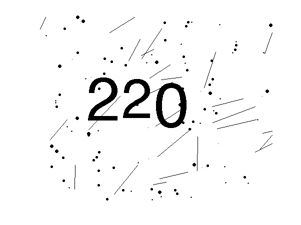
%> input picture imagedata/train_0015.png, 301 x 225 px
$ octave --eval "result = myclassifier(imread('imagedata/train_0015.png'));"   (GNU Octave 9; MATLAB toolbox functions it lacks are replaced by stand-ins)
%> lines starting %> are read from the running program, lines starting %| are printed output that depends on the picture; in (x1, y1, x2, y2) boxes, pixels count from 0 and x2, y2 are one past the last pixel; in counts of white or black regions, pixels touching at a corner belong together; the program's own positions count from 1
function S = myclassifier(im)
%clear;
%close all;
%
%This baseline classifier tries to guess... so should score about (3^3)^-1
%on average, approx. a 4% chance of guessing the correct answer.

I = im;
%> I is the input picture: size 225x301 uint8; min 0, max 255, mean 246.4

%imshow(I);
thres = graythresh(I);
%> thres = 0.58
bin = imbinarize(I);
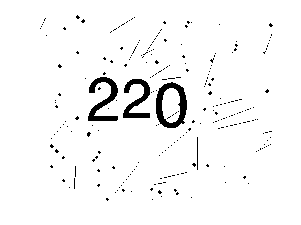
%> bin: size 225x301 logical; 96.4% white; 246 black regions (242 under 20 px), largest, box (x1, y1, x2, y2) and area: (156, 82, 187, 128) 638, (88, 77, 118, 121) 553, (123, 79, 150, 118) 473, (197, 137, 198, 170) 33
%figure(1);
%imshowpair(I,bin,'montage');
Idist=bwdist(I,'cityblock');
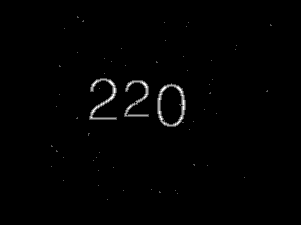
%> Idist: size 225x301 single; min 0, max 3, mean 0.0275; drawn with min black and max white
Inew = medfilt2(Idist);
% figure(2);
%imshowpair(I,Inew,'montage');
bwm = bwmorph(Inew,'skel',Inf);
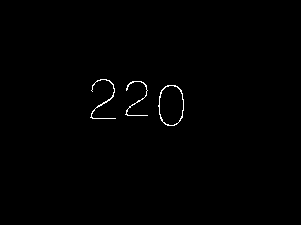
%> bwm: size 225x301 logical; 0.54% white in thin lines or dots, all inside (x1, y1, x2, y2) = (90, 79, 184, 126)
%figure(3);
%imshowpair(I,bwm, 'montage');

%connected components
CC = bwconncomp(bwm);
%> CC = 3 connected components
boundbox =regionprops(CC, 'BoundingBox');
%> boundbox = 3 regions; box (x1, y1, x2, y2): (90, 79, 116, 119), (125, 81, 148, 116), (158, 85, 184, 126)

counter1 = 0;
counter2 = 0;
counter3 = 0;

if CC.NumObjects >= 3
    %component1 midpoints
    mpX = ceil((boundbox(1).BoundingBox(1) + (boundbox(1).BoundingBox(1) + boundbox(1).BoundingBox(3)))/2);
%> mpX = 104
    UmpY = ceil(boundbox(1).BoundingBox(2));
%> UmpY = 80
    DmpY = ceil(boundbox(1).BoundingBox(2) + boundbox(1).BoundingBox(4));
%> DmpY = 120

    for i=UmpY-1:DmpY
        if bwm(1+i, mpX) == 1
            counter1 = counter1 + 1;
        end;
    end;
%> this loop made 42 passes

    %component2 midpoints
    mpX2 = ceil((boundbox(2).BoundingBox(1) + (boundbox(2).BoundingBox(1) + boundbox(2).BoundingBox(3)))/2);
%> mpX2 = 137
    UmpY2 = ceil(boundbox(2).BoundingBox(2));
%> UmpY2 = 82
    DmpY2 = ceil(boundbox(2).BoundingBox(2) + boundbox(2).BoundingBox(4));
%> DmpY2 = 117

    for j=UmpY2-1:DmpY2
        if bwm(1+j,mpX2) == 1
            counter2 = counter2 + 1;
        end;
    end;
%> this loop made 37 passes

    %component3 midpoints
    mpX3 = ceil((boundbox(3).BoundingBox(1) + (boundbox(3).BoundingBox(1) + boundbox(3).BoundingBox(3)))/2);
%> mpX3 = 172
    UmpY3 = ceil(boundbox(3).BoundingBox(2));
%> UmpY3 = 86
    DmpY3 = ceil(boundbox(3).BoundingBox(2) + boundbox(3).BoundingBox(4));
%> DmpY3 = 127

    for k=UmpY3-1:DmpY3
        if bwm(1+k,mpX3) == 1
            counter3 = counter3 + 1;
        end;
    end;
%> this loop made 43 passes
%> counter3 on passes 1, 41: 1, 2
end;

S = [];
if counter1 == 1
    S1 = 1;
elseif counter1 == 2
    S1 = 0;
else
    S1 = 2;
end;

if counter2 == 1
    S2 = 1;
elseif counter2 == 2
    S2 = 0;
else
    S2 = 2;
end;

if counter3 == 1
    S3 = 1;
elseif counter3 == 2
    S3 = 0;
else
    S3 = 2;
end;

S = [S1, S2, S3];

end

$ run again, on imagedata/train_0027.png
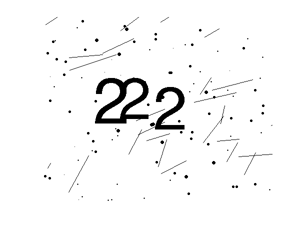
%> input picture imagedata/train_0027.png, 301 x 225 px
%> in myclassifier, I is the input picture: size 225x301 uint8; min 0, max 255, mean 246.5
%> thres = 0.592
%> in myclassifier, `bin = imbinarize(I);`:
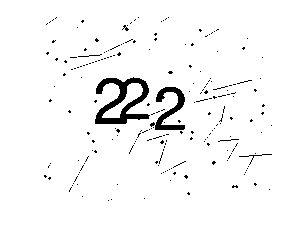
%> bin: size 225x301 logical; 96.3% white; 205 black regions (200 under 20 px), largest, box (x1, y1, x2, y2) and area: (95, 77, 150, 124) 1110, (150, 87, 185, 130) 572, (239, 154, 272, 165) 42, (78, 54, 102, 57) 24, (218, 139, 239, 142) 21
%> in myclassifier, `bwm = bwmorph(Inew,'skel',Inf);`:
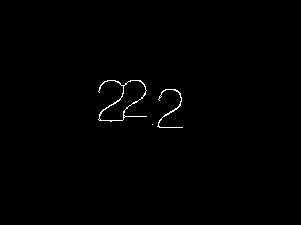
%> bwm: size 225x301 logical; 0.54% white in thin lines or dots, all inside (x1, y1, x2, y2) = (98, 80, 183, 128)
%> CC = 3 connected components
%> boundbox = 3 regions; box (x1, y1, x2, y2): (98, 80, 147, 122), (152, 124, 153, 125), (157, 89, 183, 128)
%> mpX = 123
%> UmpY = 81
%> DmpY = 123
%> the loop in myclassifier, `for i=UmpY-1:DmpY` made 44 passes
%> mpX2 = 153
%> UmpY2 = 125
%> DmpY2 = 126
%> the loop in myclassifier, `for j=UmpY2-1:DmpY2` made 3 passes
%> counter2 on pass 1: 1
%> mpX3 = 171
%> UmpY3 = 90
%> DmpY3 = 129
%> the loop in myclassifier, `for k=UmpY3-1:DmpY3` made 41 passes

$ run again, on imagedata/train_0054.png
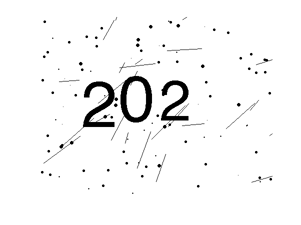
%> input picture imagedata/train_0054.png, 301 x 225 px
%> in myclassifier, I is the input picture: size 225x301 uint8; min 0, max 255, mean 246.2
%> thres = 0.569
%> in myclassifier, `bin = imbinarize(I);`:
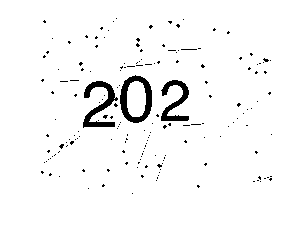
%> bin: size 225x301 logical; 96.4% white; 172 black regions (169 under 20 px), largest, box (x1, y1, x2, y2) and area: (120, 75, 152, 123) 650, (83, 81, 118, 128) 623, (161, 80, 189, 121) 495
%> in myclassifier, `bwm = bwmorph(Inew,'skel',Inf);`:
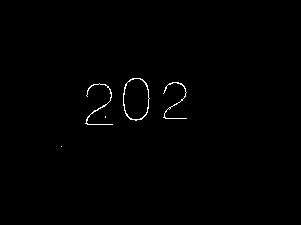
%> bwm: size 225x301 logical; 0.56% white in thin lines or dots, all inside (x1, y1, x2, y2) = (61, 78, 187, 147)
%> CC = 5 connected components
%> boundbox = 5 regions; box (x1, y1, x2, y2): (61, 146, 62, 147), (85, 83, 113, 125), (105, 116, 106, 118), (123, 78, 150, 121), (163, 82, 187, 119)
%> mpX = 62
%> UmpY = 147
%> DmpY = 148
%> the loop in myclassifier, `for i=UmpY-1:DmpY` made 3 passes
%> counter1 on pass 1: 1
%> mpX2 = 100
%> UmpY2 = 84
%> DmpY2 = 126
%> the loop in myclassifier, `for j=UmpY2-1:DmpY2` made 44 passes
%> mpX3 = 106
%> UmpY3 = 117
%> DmpY3 = 119
%> the loop in myclassifier, `for k=UmpY3-1:DmpY3` made 4 passes
%> counter3 on passes 1 to 2: 1, 2
